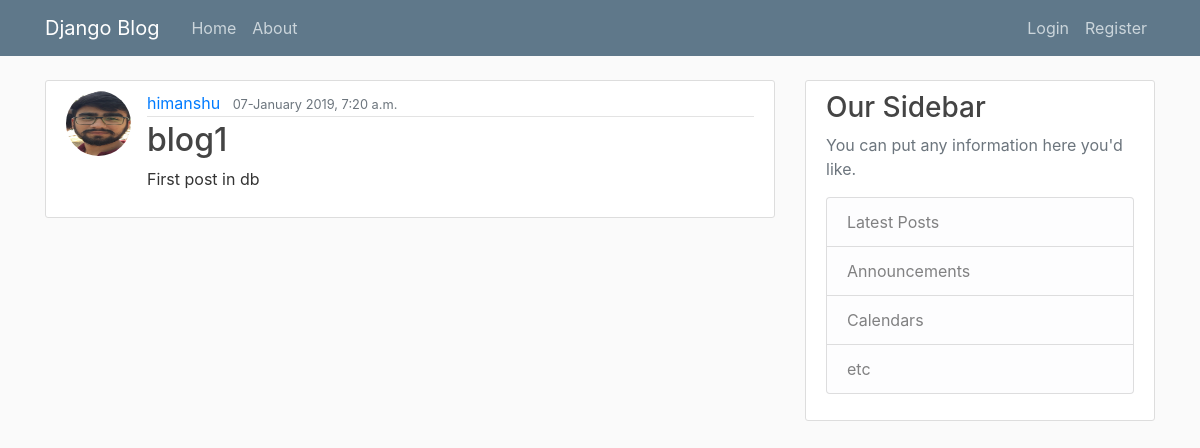
The app's page /post/1/ with its own data.
### blog/models.py (models this page shows, shortened)
class Post(models.Model):
    title = models.CharField(max_length=100)
    content = models.TextField()
    date_posted = models.DateTimeField(default=timezone.now)
    author = models.ForeignKey(User,on_delete=models.CASCADE)

### users/models.py (models this page shows, shortened)
class Profile(models.Model):
    user = models.OneToOneField(User,on_delete=models.CASCADE) #for on_delete function dont delete user if pic is delete but delete pic if user deleted
    image = models.ImageField(default='default.jpg',upload_to='profile_pics')

### blog/views.py (the view)
# urls.py: path('post/<int:pk>/', views.PostDetailView.as_view(),name='post-detail'),
class PostDetailView(DetailView):
    model = Post

### blog/templates/blog/post_detail.html (shortened to what this page needs)
{% extends "blog/base.html" %}
{% block content %}
    <article class="media content-section">
        <img class="rounded-circle article-img" src="{{ post.author.profile.image.url }}">
        <div class="media-body">
        <div class="article-metadata">
            <a class="mr-2" href="{% url 'user-posts' object.author.username %}">{{ object.author }}</a>
            <small class="text-muted">{{ object.date_posted|date:" H-F o, f a" }}</small>
        </div>
        <h2 class="article-title" > {{ object.title }}</h2>
        <p class="article-content">{{ object.content }}</p>
        </div>
    </article>
{% endblock content %}

### blog/static/blog/main.css (style rules this page uses)
body { background: #fafafa; color: #333333; margin-top: 5rem; }
h1, h2, h3, h4, h5, h6 { color: #444444; }
.content-section { background: #ffffff; padding: 10px 20px; border: 1px solid #dddddd; border-radius: 3px; margin-bottom: 20px; }
.article-title { color: #444444; }
.article-content { white-space: pre-line; }
.article-img { height: 65px; width: 65px; margin-right: 16px; }
.article-metadata { padding-bottom: 1px; margin-bottom: 4px; border-bottom: 1px solid #e3e3e3 }

### records on screen
Post: author.profile.image (picture), author "himanshu", date_posted "07-January 2019, 7:20 a.m.", title "blog1", content "First post in db"
